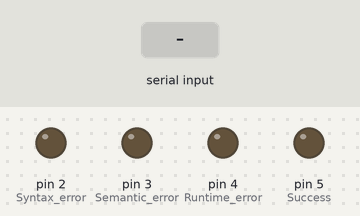
The sketch below on a simulated Arduino Uno, built with avr-gcc and run on an emulated ATmega328P. Parts: output pins drawn as LEDs (lit = HIGH). The test bench sets the inputs (shaded band).

Above: at 1.2 s.
1.3 s: "S" received over Serial
At 2.5 s:
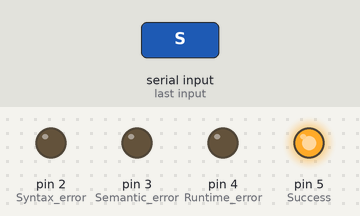
2.8 s: "X" received over Serial
At 3.9 s:
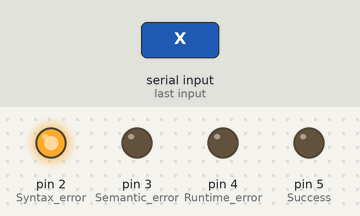
4.3 s: "M" received over Serial
At 5.0 s:
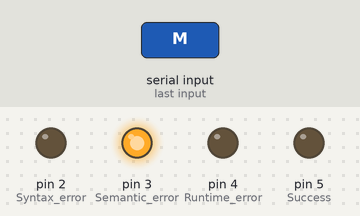
5.8 s: "R" received over Serial
At 6.2 s:
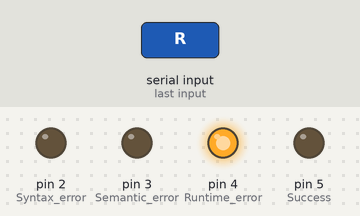
7.3 s: "1" received over Serial
At 8.5 s:
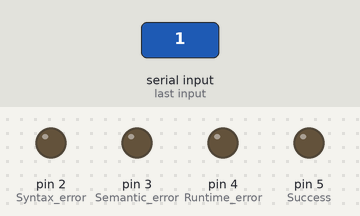
Timing chart, 0 to 9.8 s (numbered marks = the images above; inputs shaded):
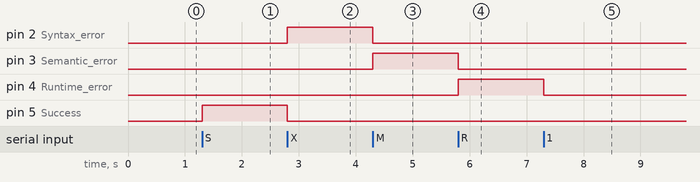

The sketch:

arduino_error_leds.ino
```cpp
void setup() {
  pinMode(2, OUTPUT); // Syntax error → RED
  pinMode(3, OUTPUT); // Semantic error → YELLOW
  pinMode(4, OUTPUT); // Runtime error → BLUE
  pinMode(5, OUTPUT); // Success → GREEN

  Serial.begin(9600);
}

void turnOffAll() {
  digitalWrite(2, LOW);
  digitalWrite(3, LOW);
  digitalWrite(4, LOW);
  digitalWrite(5, LOW);
}

void loop() {
  if (Serial.available()) {
    char code = Serial.read();
    turnOffAll();

    if (code == 'S') { digitalWrite(5, HIGH); }   // Success
    if (code == 'X') { digitalWrite(2, HIGH); }   // Syntax Error
    if (code == 'M') { digitalWrite(3, HIGH); }   // Semantic Error
    if (code == 'R') { digitalWrite(4, HIGH); }   // Runtime Error
  }
}
```

Measured:
- after the input at 1.3 s, pin 5 (Success): LOW → HIGH at once
- after the input at 2.8 s, pin 2 (Syntax_error): LOW → HIGH at once; pin 5 (Success): HIGH → LOW at once
- after the input at 4.3 s, pin 2 (Syntax_error): HIGH → LOW at once; pin 3 (Semantic_error): LOW → HIGH at once
- after the input at 5.8 s, pin 3 (Semantic_error): HIGH → LOW at once; pin 4 (Runtime_error): LOW → HIGH at once
- after the input at 7.3 s, pin 4 (Runtime_error): HIGH → LOW at once
